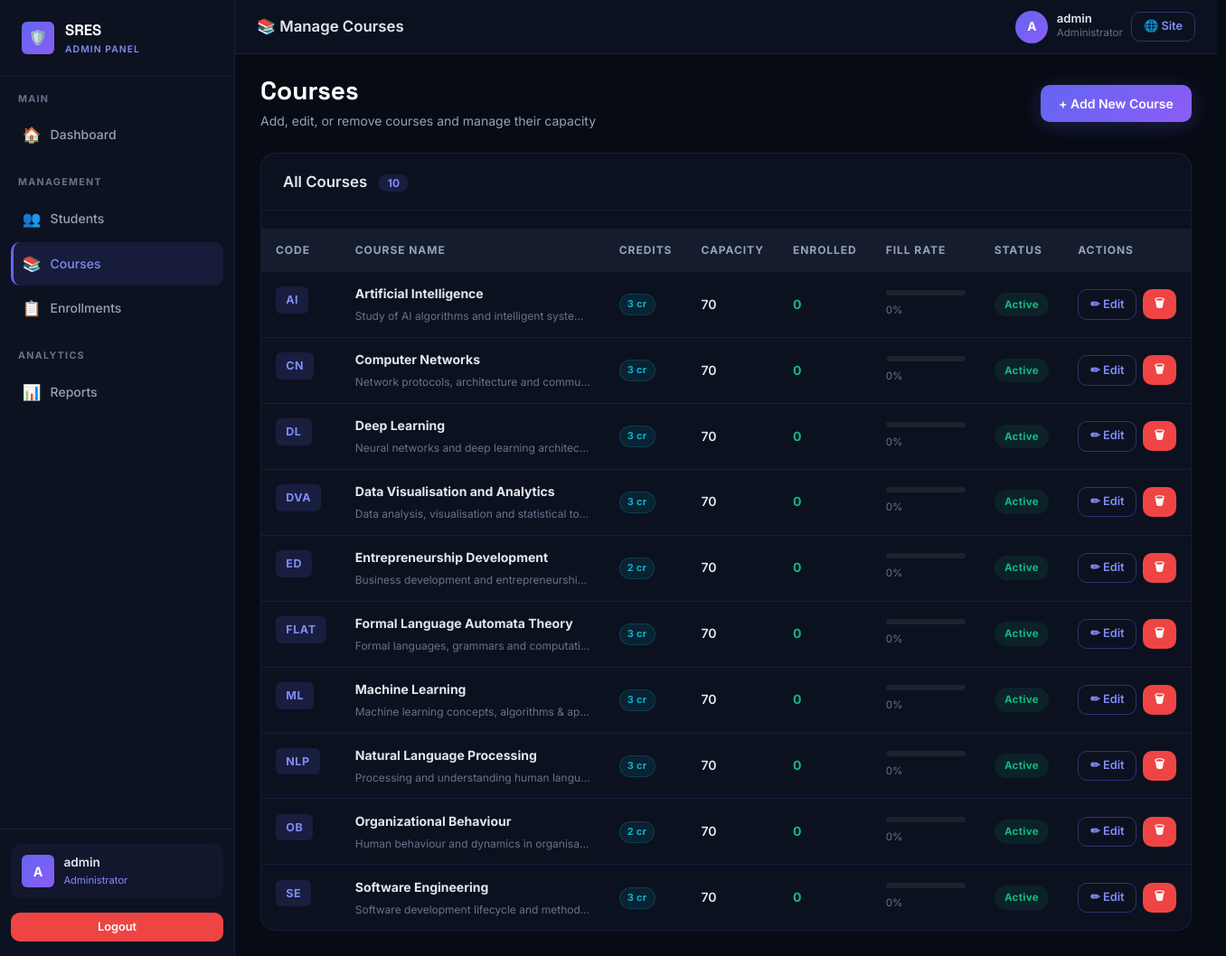
The app's page /admin/courses (signed in) with its own data.
### tables this page shows
CREATE TABLE courses (
            id             INTEGER PRIMARY KEY AUTOINCREMENT,
            course_code    TEXT    UNIQUE NOT NULL,
            course_name    TEXT    NOT NULL,
            credits        INTEGER NOT NULL,
            capacity       INTEGER DEFAULT 30,
            enrolled_count INTEGER DEFAULT 0,
            description    TEXT,
            status         TEXT DEFAULT 'active'
        );

### app.py (the view)
@app.route('/admin/courses')
@admin_required
def admin_courses():
    conn = get_db()
    cur  = conn.cursor()
    cur.execute('SELECT * FROM courses ORDER BY course_code')
    courses = cur.fetchall()
    conn.close()
    return render_template('admin/courses.html', courses=courses)

### app.py (called while the page is built)
def get_db():
    conn = sqlite3.connect(DATABASE)
    conn.row_factory = sqlite3.Row
    return conn

def admin_required(f):
    @wraps(f)
    def decorated(*args, **kwargs):
        if 'admin_id' not in session:
            flash('Admin access required.', 'error')
            return redirect(url_for('admin_login'))
        return f(*args, **kwargs)
    return decorated

### templates/admin/courses.html (shortened to what this page needs)
{% extends "admin/base.html" %}
{% block topbar_title %}📚 Manage Courses{% endblock %}
{% block content %}
<div class="page-header animate-in">
  <div style="display:flex;align-items:center;justify-content:space-between;flex-wrap:wrap;gap:1rem;">
    <div>
      <h2 class="page-title">Courses</h2>
      <p class="page-subtitle">Add, edit, or remove courses and manage their capacity</p>
    </div>
    <a href="{{ url_for('admin_add_course') }}" class="btn btn-primary">+ Add New Course</a>
  </div>
</div>
<div class="card" style="padding:0;overflow:hidden;">
  <div class="card-header" style="padding:1.1rem 1.5rem;">
    <span class="card-title">
      All Courses
      <span style="margin-left:.5rem;background:rgba(99,102,241,.15);color:var(--primary-light);border-radius:var(--radius-full);padding:.15rem .65rem;font-size:.75rem;font-weight:700;">{{ courses|length }}</span>
    </span>
  </div>
  {% if courses %}
  <div class="table-container" style="border:none;border-radius:0;">
    <table>
      <thead>
        <tr>
          <th>Code</th>
          <th>Course Name</th>
          <th>Credits</th>
          <th>Capacity</th>
          <th>Enrolled</th>
          <th>Fill Rate</th>
          <th>Status</th>
          <th>Actions</th>
        </tr>
      </thead>
      <tbody>
        {% for c in courses %}
        {% set pct = ((c.enrolled_count / c.capacity) * 100)|int if c.capacity > 0 else 0 %}
        <tr>
          <td><span class="course-code-badge">{{ c.course_code }}</span></td>
          <td>
            <strong>{{ c.course_name }}</strong>
            {% if c.description %}
            <div style="font-size:.75rem;color:var(--text-muted);margin-top:.2rem;max-width:260px;white-space:nowrap;overflow:hidden;text-overflow:ellipsis;" title="{{ c.description }}">{{ c.description }}</div>
            {% endif %}
          </td>
          <td><span class="badge badge-credit">{{ c.credits }} cr</span></td>
          <td style="font-weight:600;color:var(--text-primary);">{{ c.capacity }}</td>
          <td>
            <span style="font-weight:700;color:{% if pct >= 100 %}var(--danger){% elif pct >= 75 %}var(--warning){% else %}var(--success){% endif %};">
              {{ c.enrolled_count }}
            </span>
          </td>
          <td style="min-width:120px;">
            <div class="capacity-bar" style="height:6px;margin-bottom:.25rem;">
            </div>
            <span style="font-size:.72rem;color:var(--text-muted);">{{ pct }}%</span>
          </td>
          <td><span class="badge badge-{{ c.status }}">{{ c.status|capitalize }}</span></td>
          <td>
            <div style="display:flex;gap:.4rem;align-items:center;">
              <a href="{{ url_for('admin_edit_course', cid=c.id) }}" class="btn btn-secondary btn-sm">✏ Edit</a>
              <form method="POST" action="{{ url_for('admin_delete_course', cid=c.id) }}"
                    onsubmit="return confirm('Delete course {{ c.course_name }}? All related enrollments will also be deleted.');">
                <button type="submit" class="btn btn-danger btn-sm">🗑</button>
              </form>
            </div>
          </td>
        </tr>
        {% endfor %}
      </tbody>
    </table>
  </div>
  {% else %}
  <div class="empty-state">
    <div class="empty-state-icon">📚</div>
    <h3>No courses found</h3>
    <p>Add courses using the button above to get started.</p>
  </div>
  {% endif %}
</div>
{% endblock %}

### templates/admin/base.html (shortened to what this page needs)
<!DOCTYPE html>
<html lang="en">
<head>
  <link rel="stylesheet" href="{{ url_for('static', filename='css/style.css') }}">
</head>
<body>
  <div class="admin-layout">
    <aside class="sidebar">
      <div class="sidebar-header">
        <div class="brand-icon">🛡️</div>
        <div>
          <div class="sidebar-brand">SRES</div>
          <div class="sidebar-brand-sub">Admin Panel</div>
        </div>
      </div>
      <nav class="sidebar-nav">
        <div class="sidebar-section">Main</div>
        <a href="{{ url_for('admin_dashboard') }}"   class="sidebar-link {% if request.endpoint=='admin_dashboard'   %}active{% endif %}"><span class="icon">🏠</span> Dashboard</a>
        <div class="sidebar-section">Management</div>
        <a href="{{ url_for('admin_students') }}"    class="sidebar-link {% if request.endpoint=='admin_students'    %}active{% endif %}"><span class="icon">👥</span> Students</a>
        <a href="{{ url_for('admin_courses') }}"     class="sidebar-link {% if request.endpoint in ['admin_courses','admin_add_course','admin_edit_course'] %}active{% endif %}"><span class="icon">📚</span> Courses</a>
        <a href="{{ url_for('admin_enrollments') }}" class="sidebar-link {% if request.endpoint=='admin_enrollments' %}active{% endif %}"><span class="icon">📋</span> Enrollments</a>
        <div class="sidebar-section">Analytics</div>
        <a href="{{ url_for('admin_reports') }}"     class="sidebar-link {% if request.endpoint=='admin_reports'     %}active{% endif %}"><span class="icon">📊</span> Reports</a>
      </nav>
      <div class="sidebar-footer">
        <div class="sidebar-user">
          <div class="sidebar-user-avatar">{{ session.admin_username[0].upper() if session.admin_username else 'A' }}</div>
          <div>
            <div class="sidebar-user-name">{{ session.admin_username }}</div>
            <div class="sidebar-user-role">Administrator</div>
          </div>
        </div>
        <a href="{{ url_for('admin_logout') }}" class="btn btn-danger btn-block btn-sm">Logout</a>
      </div>
    </aside>
    <div class="admin-main">
      <div class="admin-topbar">
        <span class="topbar-title">{% block topbar_title %}Admin Panel{% endblock %}</span>
        <div class="topbar-user">
          <div class="user-avatar">{{ session.admin_username[0].upper() if session.admin_username else 'A' }}</div>
          <div class="user-info">
            <span class="user-name">{{ session.admin_username }}</span>
            <span class="user-role">Administrator</span>
          </div>
          <a href="{{ url_for('index') }}" class="btn btn-secondary btn-sm">🌐 Site</a>
        </div>
      </div>
      <div class="admin-inner">
        {% block content %}{% endblock %}
      </div>
    </div>
  </div>
</body>
</html>

### records on screen
courses: course_code "AI", course_name "Artificial Intelligence", description "Study of AI algorithms and intelligent syste…", credits "3", capacity "70", enrolled_count "0", status "Active"
courses: course_code "CN", course_name "Computer Networks", description "Network protocols, architecture and commu…", credits "3", capacity "70", enrolled_count "0", status "Active"
courses: course_code "DL", course_name "Deep Learning", description "Neural networks and deep learning architec…", credits "3", capacity "70", enrolled_count "0", status "Active"
courses: course_code "DVA", course_name "Data Visualisation and Analytics", description "Data analysis, visualisation and statistical to…", credits "3", capacity "70", enrolled_count "0", status "Active"
courses: course_code "ED", course_name "Entrepreneurship Development", description "Business development and entrepreneurshi…", credits "2", capacity "70", enrolled_count "0", status "Active"
courses: course_code "FLAT", course_name "Formal Language Automata Theory", description "Formal languages, grammars and computati…", credits "3", capacity "70", enrolled_count "0", status "Active"
courses: course_code "ML", course_name "Machine Learning", description "Machine learning concepts, algorithms & ap…", credits "3", capacity "70", enrolled_count "0", status "Active"
courses: course_code "NLP", course_name "Natural Language Processing", description "Processing and understanding human langu…", credits "3", capacity "70", enrolled_count "0", status "Active"
courses: course_code "OB", course_name "Organizational Behaviour", description "Human behaviour and dynamics in organisa…", credits "2", capacity "70", enrolled_count "0", status "Active"
courses: course_code "SE", course_name "Software Engineering", description "Software development lifecycle and method…", credits "3", capacity "70", enrolled_count "0", status "Active"

### other values on screen
{{ session.admin_username[0].upper() if session.admin_username else 'A' }} "A"
{{ session.admin_username }} "admin"
{{ courses|length }} "10"
